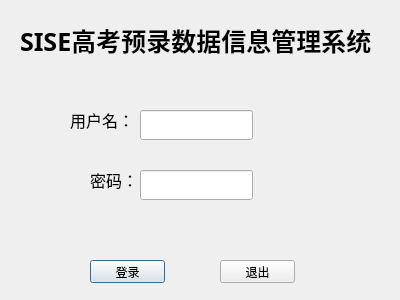
<?xml version="1.0" encoding="UTF-8"?>
<ui version="4.0">
 <class>LoginDialog</class>
 <widget class="QDialog" name="LoginDialog">
  <property name="geometry">
   <rect>
    <x>0</x>
    <y>0</y>
    <width>400</width>
    <height>300</height>
   </rect>
  </property>
  <property name="windowTitle">
   <string>Dialog</string>
  </property>
  <widget class="QPushButton" name="loginBtn">
   <property name="geometry">
    <rect>
     <x>90</x>
     <y>260</y>
     <width>75</width>
     <height>23</height>
    </rect>
   </property>
   <property name="font">
    <font>
     <family>微软雅黑</family>
    </font>
   </property>
   <property name="text">
    <string>登录</string>
   </property>
  </widget>
  <widget class="QPushButton" name="quitBtn">
   <property name="geometry">
    <rect>
     <x>220</x>
     <y>260</y>
     <width>75</width>
     <height>23</height>
    </rect>
   </property>
   <property name="font">
    <font>
     <family>微软雅黑</family>
    </font>
   </property>
   <property name="text">
    <string>退出</string>
   </property>
  </widget>
  <widget class="QLineEdit" name="pwdLineEdit">
   <property name="geometry">
    <rect>
     <x>140</x>
     <y>170</y>
     <width>113</width>
     <height>30</height>
    </rect>
   </property>
  </widget>
  <widget class="QLineEdit" name="usrLineEdit">
   <property name="geometry">
    <rect>
     <x>140</x>
     <y>110</y>
     <width>113</width>
     <height>30</height>
    </rect>
   </property>
  </widget>
  <widget class="QLabel" name="label">
   <property name="geometry">
    <rect>
     <x>70</x>
     <y>100</y>
     <width>60</width>
     <height>40</height>
    </rect>
   </property>
   <property name="font">
    <font>
     <family>微软雅黑</family>
     <pointsize>12</pointsize>
    </font>
   </property>
   <property name="text">
    <string>用户名：</string>
   </property>
  </widget>
  <widget class="QLabel" name="label_2">
   <property name="geometry">
    <rect>
     <x>90</x>
     <y>160</y>
     <width>60</width>
     <height>40</height>
    </rect>
   </property>
   <property name="font">
    <font>
     <family>微软雅黑</family>
     <pointsize>12</pointsize>
    </font>
   </property>
   <property name="text">
    <string>密码：</string>
   </property>
  </widget>
  <widget class="QLabel" name="label_3">
   <property name="geometry">
    <rect>
     <x>20</x>
     <y>20</y>
     <width>381</width>
     <height>40</height>
    </rect>
   </property>
   <property name="font">
    <font>
     <family>微软雅黑</family>
     <pointsize>19</pointsize>
     <weight>75</weight>
     <bold>true</bold>
    </font>
   </property>
   <property name="text">
    <string>SISE高考预录数据信息管理系统</string>
   </property>
  </widget>
 </widget>
 <resources/>
 <connections/>
</ui>
